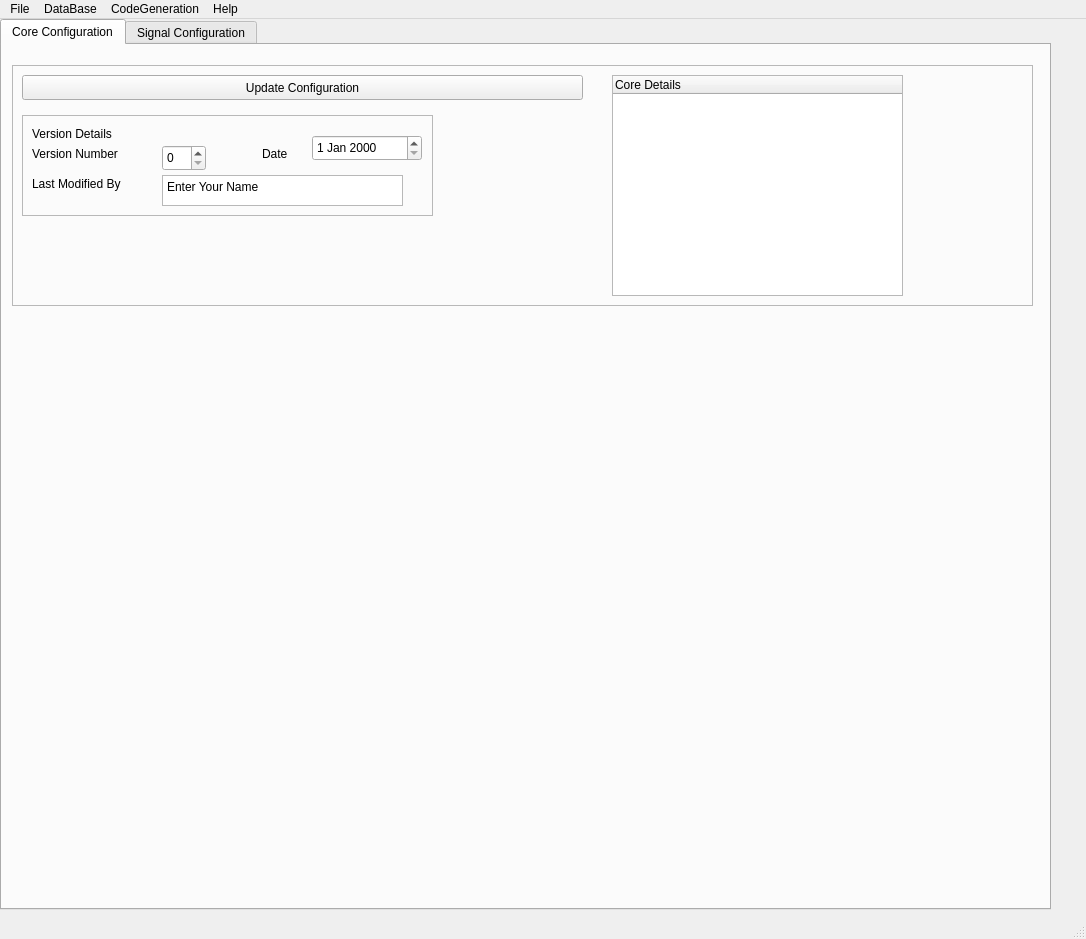
<?xml version="1.0" encoding="UTF-8"?>
<ui version="4.0">
 <class>MainWindow</class>
 <widget class="QMainWindow" name="MainWindow">
  <property name="geometry">
   <rect>
    <x>0</x>
    <y>0</y>
    <width>1086</width>
    <height>939</height>
   </rect>
  </property>
  <property name="windowTitle">
   <string>MainWindow</string>
  </property>
  <widget class="QWidget" name="centralwidget">
   <widget class="QTabWidget" name="tabWidget">
    <property name="geometry">
     <rect>
      <x>0</x>
      <y>0</y>
      <width>1051</width>
      <height>891</height>
     </rect>
    </property>
    <property name="currentIndex">
     <number>0</number>
    </property>
    <widget class="QWidget" name="tab_2">
     <attribute name="title">
      <string>Core Configuration</string>
     </attribute>
     <widget class="QFrame" name="frame_2">
      <property name="geometry">
       <rect>
        <x>10</x>
        <y>20</y>
        <width>1021</width>
        <height>241</height>
       </rect>
      </property>
      <property name="frameShape">
       <enum>QFrame::StyledPanel</enum>
      </property>
      <property name="frameShadow">
       <enum>QFrame::Raised</enum>
      </property>
      <widget class="QPushButton" name="UpdateConfig">
       <property name="geometry">
        <rect>
         <x>10</x>
         <y>10</y>
         <width>561</width>
         <height>25</height>
        </rect>
       </property>
       <property name="text">
        <string>Update Configuration</string>
       </property>
      </widget>
      <widget class="QTreeWidget" name="CoreInfo_2">
       <property name="geometry">
        <rect>
         <x>600</x>
         <y>10</y>
         <width>291</width>
         <height>221</height>
        </rect>
       </property>
       <column>
        <property name="text">
         <string>Core Details</string>
        </property>
       </column>
      </widget>
      <widget class="QFrame" name="VersionFrame">
       <property name="geometry">
        <rect>
         <x>10</x>
         <y>50</y>
         <width>411</width>
         <height>101</height>
        </rect>
       </property>
       <property name="frameShape">
        <enum>QFrame::StyledPanel</enum>
       </property>
       <property name="frameShadow">
        <enum>QFrame::Raised</enum>
       </property>
       <widget class="QLabel" name="label_3">
        <property name="geometry">
         <rect>
          <x>10</x>
          <y>10</y>
          <width>111</width>
          <height>17</height>
         </rect>
        </property>
        <property name="text">
         <string>Version Details</string>
        </property>
       </widget>
       <widget class="QSpinBox" name="VersionNumber">
        <property name="geometry">
         <rect>
          <x>140</x>
          <y>30</y>
          <width>44</width>
          <height>26</height>
         </rect>
        </property>
       </widget>
       <widget class="QDateEdit" name="VersionDate">
        <property name="geometry">
         <rect>
          <x>290</x>
          <y>20</y>
          <width>110</width>
          <height>26</height>
         </rect>
        </property>
       </widget>
       <widget class="QLabel" name="label_5">
        <property name="geometry">
         <rect>
          <x>10</x>
          <y>30</y>
          <width>111</width>
          <height>17</height>
         </rect>
        </property>
        <property name="text">
         <string>Version Number</string>
        </property>
       </widget>
       <widget class="QLabel" name="label_6">
        <property name="geometry">
         <rect>
          <x>10</x>
          <y>60</y>
          <width>121</width>
          <height>17</height>
         </rect>
        </property>
        <property name="text">
         <string>Last Modified By</string>
        </property>
       </widget>
       <widget class="QLabel" name="label_7">
        <property name="geometry">
         <rect>
          <x>240</x>
          <y>30</y>
          <width>41</width>
          <height>17</height>
         </rect>
        </property>
        <property name="text">
         <string>Date</string>
        </property>
       </widget>
       <widget class="QPlainTextEdit" name="EditorName">
        <property name="geometry">
         <rect>
          <x>140</x>
          <y>60</y>
          <width>241</width>
          <height>31</height>
         </rect>
        </property>
        <property name="plainText">
         <string>Enter Your Name</string>
        </property>
       </widget>
      </widget>
     </widget>
    </widget>
    <widget class="QWidget" name="tab">
     <attribute name="title">
      <string>Signal Configuration</string>
     </attribute>
     <widget class="QScrollArea" name="SignalDetails">
      <property name="geometry">
       <rect>
        <x>0</x>
        <y>30</y>
        <width>591</width>
        <height>751</height>
       </rect>
      </property>
      <property name="widgetResizable">
       <bool>true</bool>
      </property>
      <widget class="QWidget" name="scrollAreaWidgetContents">
       <property name="geometry">
        <rect>
         <x>0</x>
         <y>0</y>
         <width>589</width>
         <height>749</height>
        </rect>
       </property>
      </widget>
     </widget>
     <widget class="QStackedWidget" name="SignalInternalInfo">
      <property name="geometry">
       <rect>
        <x>630</x>
        <y>30</y>
        <width>361</width>
        <height>731</height>
       </rect>
      </property>
      <property name="sizePolicy">
       <sizepolicy hsizetype="Preferred" vsizetype="Preferred">
        <horstretch>0</horstretch>
        <verstretch>0</verstretch>
       </sizepolicy>
      </property>
      <widget class="QWidget" name="page"/>
      <widget class="QWidget" name="page_2"/>
     </widget>
     <widget class="QLabel" name="label_2">
      <property name="geometry">
       <rect>
        <x>610</x>
        <y>10</y>
        <width>151</width>
        <height>17</height>
       </rect>
      </property>
      <property name="text">
       <string>Signal Details</string>
      </property>
     </widget>
     <widget class="QLabel" name="label">
      <property name="geometry">
       <rect>
        <x>10</x>
        <y>10</y>
        <width>151</width>
        <height>20</height>
       </rect>
      </property>
      <property name="text">
       <string>Signal List</string>
      </property>
     </widget>
     <widget class="Line" name="line_2">
      <property name="geometry">
       <rect>
        <x>600</x>
        <y>30</y>
        <width>16</width>
        <height>761</height>
       </rect>
      </property>
      <property name="orientation">
       <enum>Qt::Vertical</enum>
      </property>
     </widget>
     <widget class="Line" name="line_3">
      <property name="geometry">
       <rect>
        <x>0</x>
        <y>780</y>
        <width>1031</width>
        <height>20</height>
       </rect>
      </property>
      <property name="orientation">
       <enum>Qt::Horizontal</enum>
      </property>
     </widget>
     <widget class="QFrame" name="SignalOpFrame">
      <property name="geometry">
       <rect>
        <x>30</x>
        <y>800</y>
        <width>971</width>
        <height>41</height>
       </rect>
      </property>
      <property name="frameShape">
       <enum>QFrame::StyledPanel</enum>
      </property>
      <property name="frameShadow">
       <enum>QFrame::Raised</enum>
      </property>
      <widget class="QPushButton" name="UndoButton_2">
       <property name="geometry">
        <rect>
         <x>270</x>
         <y>10</y>
         <width>88</width>
         <height>27</height>
        </rect>
       </property>
       <property name="text">
        <string>Undo</string>
       </property>
      </widget>
      <widget class="QPushButton" name="SaveButton_2">
       <property name="geometry">
        <rect>
         <x>170</x>
         <y>10</y>
         <width>88</width>
         <height>27</height>
        </rect>
       </property>
       <property name="text">
        <string>Save</string>
       </property>
      </widget>
      <widget class="QPushButton" name="RedoButton_2">
       <property name="geometry">
        <rect>
         <x>370</x>
         <y>10</y>
         <width>88</width>
         <height>27</height>
        </rect>
       </property>
       <property name="text">
        <string>Redo</string>
       </property>
      </widget>
      <widget class="QSpinBox" name="SignalCnt">
       <property name="geometry">
        <rect>
         <x>110</x>
         <y>10</y>
         <width>44</width>
         <height>26</height>
        </rect>
       </property>
      </widget>
      <widget class="QLabel" name="label_4">
       <property name="geometry">
        <rect>
         <x>10</x>
         <y>10</y>
         <width>101</width>
         <height>20</height>
        </rect>
       </property>
       <property name="text">
        <string>Signal Count -</string>
       </property>
      </widget>
      <widget class="QComboBox" name="BuildImageType">
       <property name="geometry">
        <rect>
         <x>800</x>
         <y>10</y>
         <width>151</width>
         <height>27</height>
        </rect>
       </property>
       <item>
        <property name="text">
         <string>Select Build Type</string>
        </property>
       </item>
      </widget>
      <widget class="QComboBox" name="SOCList">
       <property name="geometry">
        <rect>
         <x>680</x>
         <y>10</y>
         <width>111</width>
         <height>27</height>
        </rect>
       </property>
       <item>
        <property name="text">
         <string>Select SOC</string>
        </property>
       </item>
      </widget>
     </widget>
    </widget>
   </widget>
  </widget>
  <widget class="QMenuBar" name="menubar">
   <property name="geometry">
    <rect>
     <x>0</x>
     <y>0</y>
     <width>1086</width>
     <height>22</height>
    </rect>
   </property>
   <widget class="QMenu" name="menuFile">
    <property name="title">
     <string>File</string>
    </property>
    <addaction name="actionOpen"/>
    <addaction name="actionSave"/>
    <addaction name="actionSave_As"/>
    <addaction name="actionCreate"/>
    <addaction name="actionExport_as_Excel"/>
    <addaction name="actionImport_From_Excel"/>
    <addaction name="actionClose"/>
    <addaction name="actionExit_2"/>
   </widget>
   <widget class="QMenu" name="menuDataBase">
    <property name="title">
     <string>DataBase</string>
    </property>
    <addaction name="actionAdd_Signal"/>
    <addaction name="actionDelete_Signal"/>
    <addaction name="actionUpdate_Signal"/>
    <addaction name="actionRename_Signal"/>
    <addaction name="actionCopy_Signal"/>
    <addaction name="actionPaste_Signal"/>
   </widget>
   <widget class="QMenu" name="menuCodeGeneration">
    <property name="title">
     <string>CodeGeneration</string>
    </property>
    <addaction name="actionSignalMgr"/>
    <addaction name="actionIpcManager"/>
    <addaction name="actionIpcOvEthMgr"/>
   </widget>
   <widget class="QMenu" name="menuHelp">
    <property name="title">
     <string>Help</string>
    </property>
    <addaction name="actionAbout_Tool_Usage"/>
    <addaction name="actionLicense"/>
    <addaction name="actionVersion"/>
   </widget>
   <addaction name="menuFile"/>
   <addaction name="menuDataBase"/>
   <addaction name="menuCodeGeneration"/>
   <addaction name="menuHelp"/>
  </widget>
  <widget class="QStatusBar" name="statusbar"/>
  <action name="actionOpen">
   <property name="text">
    <string>Open</string>
   </property>
  </action>
  <action name="actionSave">
   <property name="text">
    <string>Save</string>
   </property>
  </action>
  <action name="actionSave_As">
   <property name="text">
    <string>Save As</string>
   </property>
  </action>
  <action name="actionCreate">
   <property name="text">
    <string>Create</string>
   </property>
  </action>
  <action name="actionExport_as_Excel">
   <property name="text">
    <string>Export as Excel</string>
   </property>
  </action>
  <action name="actionExit">
   <property name="text">
    <string>Exit</string>
   </property>
  </action>
  <action name="actionAdd">
   <property name="text">
    <string>Add</string>
   </property>
  </action>
  <action name="actionDelete">
   <property name="text">
    <string>Delete</string>
   </property>
  </action>
  <action name="actionCopy">
   <property name="text">
    <string>Copy</string>
   </property>
  </action>
  <action name="actionPaste">
   <property name="text">
    <string>Paste</string>
   </property>
  </action>
  <action name="actionMove">
   <property name="text">
    <string>Move</string>
   </property>
  </action>
  <action name="actionRename">
   <property name="text">
    <string>Rename</string>
   </property>
  </action>
  <action name="actionAdd_Signal">
   <property name="text">
    <string>Add Signal</string>
   </property>
  </action>
  <action name="actionDelete_Signal">
   <property name="text">
    <string>Delete Signal</string>
   </property>
  </action>
  <action name="actionUpdate_Signal">
   <property name="text">
    <string>Update Signal</string>
   </property>
  </action>
  <action name="actionRename_Signal">
   <property name="text">
    <string>Rename Signal</string>
   </property>
  </action>
  <action name="actionCopy_Signal">
   <property name="text">
    <string>Copy Signal</string>
   </property>
  </action>
  <action name="actionPaste_Signal">
   <property name="text">
    <string>Paste Signal</string>
   </property>
  </action>
  <action name="actionSignalMgr">
   <property name="text">
    <string>SignalMgr</string>
   </property>
  </action>
  <action name="actionIpcManager">
   <property name="text">
    <string>IpcManager</string>
   </property>
  </action>
  <action name="actionIpcOvEthMgr">
   <property name="text">
    <string>IpcOvEthMgr</string>
   </property>
  </action>
  <action name="actionAbout_Tool_Usage">
   <property name="text">
    <string>About Tool Usage</string>
   </property>
  </action>
  <action name="actionLicense">
   <property name="text">
    <string>License</string>
   </property>
  </action>
  <action name="actionVersion">
   <property name="text">
    <string>Version</string>
   </property>
  </action>
  <action name="actionImport_From_Excel">
   <property name="text">
    <string>Import From Excel</string>
   </property>
  </action>
  <action name="actionClose">
   <property name="text">
    <string>Close</string>
   </property>
  </action>
  <action name="actionExit_2">
   <property name="text">
    <string>Exit</string>
   </property>
  </action>
 </widget>
 <resources/>
 <connections/>
</ui>
